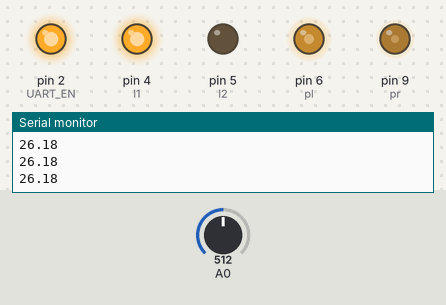
The sketch below on a simulated Arduino Uno, built with avr-gcc and run on an emulated ATmega328P. On the bench: output pins drawn as LEDs (lit = HIGH), the last lines printed to the serial monitor. Inputs (shaded band) come from the test bench; at power-on: A0 = 512. Pins used as bus, display or sensor lines are not drawn.

Above: at 1.2 s.
1.3 s: A0 set to 716
At 2.3 s:
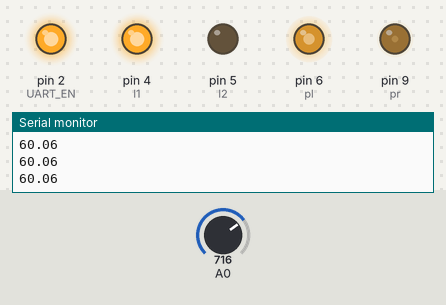
2.9 s: A0 set to 511
At 4.1 s:
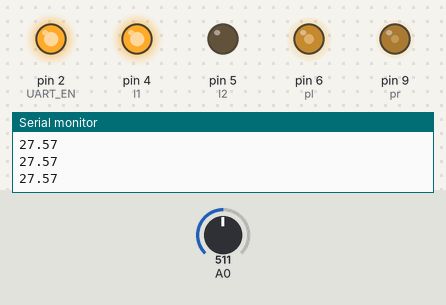
4.4 s: A0 set to 306
At 5.8 s:
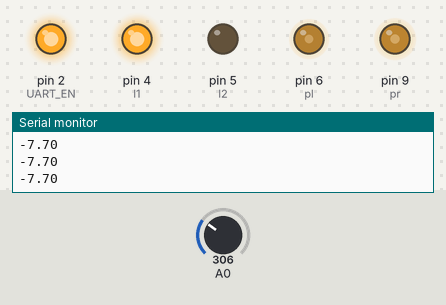
Timing chart, 0 to 7.4 s (numbered marks = the images above; inputs shaded):
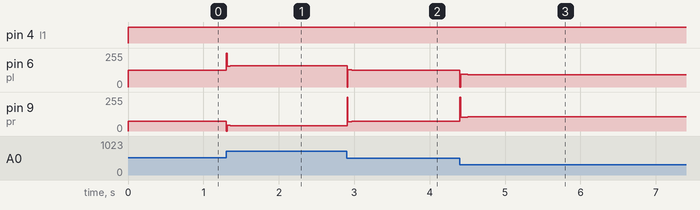

The sketch:

meshmerize_line_PID.ino
```cpp
// p 1.4, d  2.35; p =1.4, d = 0.006 i=6;d=10=0.008;
//float kp = 1.4;
//float ki = 0.007;
//float kd = 20;

int value = 0;
String binary = "00000000";
const int l1 = 4, l2 = 5, pl = 6, r1 = 8, r2 = 7, pr = 9, Junction_Pulse = 3, UART_EN = 2;
float x, y, error_pwm = 0, error_sum = 0, previous_error = 0;

float p_error = 0, i_error = 0, d_error = 0, total_error = 0;
float average_pwm = 100, left_pwm = 0, right_pwm = 0;

float kp = 1.4;
float ki = 0.007;
float kd = 25;
int i = 0, array_size = 20;
int sum[20];

void setup() {
  // put your setup code here, to run once:
  Serial.begin(9600);
  pinMode(l1, OUTPUT);
  pinMode(l2, OUTPUT);
  pinMode(pl, OUTPUT);
  pinMode(r1, OUTPUT);
  pinMode(r2, OUTPUT);
  pinMode(pr, OUTPUT);
  pinMode(Junction_Pulse, INPUT);
  pinMode(UART_EN, OUTPUT);
  for (int i = 0; i < array_size; i++)
  {
    sum[i] = 0;
  }
  digitalWrite(UART_EN, HIGH);
}

void loop() {
  // Uncomment for UART Digital Output..
  /*
   digitalWrite(2,LOW);
  delay(1);
if(Serial.available()>0)
{
  value=Serial.read();

}
digitalWrite(2,HIGH);
binary = String(value,BIN);
int zeros=String(value,BIN).length();
String myString;
for(int i=0;i<(8-zeros);i++)
{
  myString=myString+"0";
}
Serial.println(value);
Serial.print("          ");
Serial.println(myString+binary);     //values would be from right to left..
*/
  x = 0;
  for (int k = 0; k <= 5; k++)
  {
    x = analogRead(A0) + x;
  }
  x = x / 6;
  y = map(x, 20, 670, 0, 70);
  error_pwm = y - 35;
  sum[i] = error_pwm;
  error_sum = 0;
  for (int n = 0; n < array_size; n++)
  {
    error_sum = sum[n] + error_sum;
  }

  p_error = kp * error_pwm;
  i_error = ki * error_sum;
  d_error = kd * (error_pwm - previous_error);
  total_error = p_error + i_error + d_error;
  previous_error = error_pwm;
  left_pwm = (average_pwm + total_error);
  right_pwm = (average_pwm - total_error);
  left_pwm = constrain(left_pwm, 0, 255);
  right_pwm = constrain(right_pwm, 0, 255);
  analogWrite(pl, left_pwm);
  analogWrite(pr, right_pwm);

  digitalWrite(l1, HIGH);
  digitalWrite(l2, LOW);
  digitalWrite(r1, HIGH);
  digitalWrite(r2, LOW);

  //  Serial.print(error_pwm); //1
  //  Serial.print("         ");
  //  Serial.print(p_error);     //2
  //  Serial.print("         ");
  //  Serial.print(d_error);        //3
  //  Serial.print("         ");
  //  Serial.print(i_error);       //4
  //  Serial.print("         ");
  //  Serial.print(error_sum);
  //  Serial.print("         ");
  Serial.println(total_error);    //5
  //  Serial.print("         ");
  //  Serial.print(left_pwm);        //6
  //  Serial.print("         ");
  //  Serial.println(right_pwm);     //7
  i++;
  if (i > array_size)
  {
    i = 0;
  }

}
```

Measured:
- after the input at 1.3 s, pin 6 (pl): 126/255 → 160/255 at once; pin 9 (pr): 73/255 → 39/255 at once
- after the input at 2.9 s, pin 6 (pl): 160/255 → 127/255 at once; pin 9 (pr): 39/255 → 72/255 at once
- after the input at 4.4 s, pin 6 (pl): 127/255 → 92/255 at once; pin 9 (pr): 72/255 → 107/255 at once
